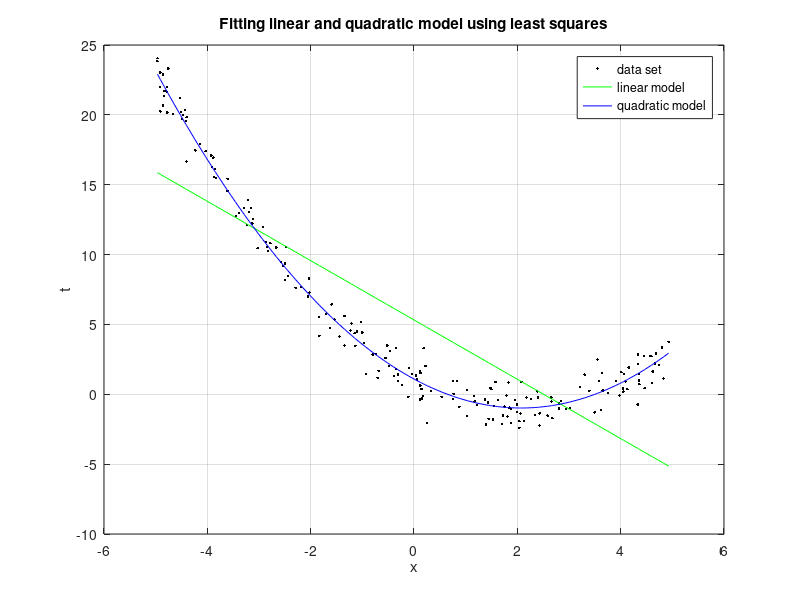

Write MATLAB code to recreate this figure.
%% EE798L: Machine Learning for Wireless Communications
% MATLAB Assignment-1: Linear modelling - least squares and maximum likelihood approach
% NAME: S.Srikanth Reddy; Roll No: 22104092
%Question 1

clear all;
clc;

%generating data set below
N=200;
x=unifrnd(-5,5,[N,1]);
x=sort(x);
t=zeros(N,1);
for i=1:N
    t(i)=1 - 2*x(i) + 0.5*power(x(i),2) + normrnd(0,1);
end
plot(x,t,'k.')

%linear model below
Xl = [ones(N,1) x]; %ones in first column, linear x in second column
w_hatl = (inv(Xl'*Xl))*Xl'*t; %least squares approach to find estimate w

t_lmodel=w_hatl(1)+w_hatl(2)*x;

grid on;
hold on;
plot(x,t_lmodel,'g')

%quadratic model below
Xq = [ones(N,1) x x.^2]; %ones in first column, linear (x) in second column, quadratic (x^2) in third column
w_hatq = (inv(Xq'*Xq))*Xq'*t; %least squares approach to find estimate w

t_qmodel=w_hatq(1)+w_hatq(2)*x+w_hatq(3)*x.^2;

grid on;
hold on;
plot(x,t_qmodel,'b')
xlabel('x')
ylabel('t')
title('Fitting linear and quadratic model using least squares')
legend({'data set','linear model','quadratic model'})